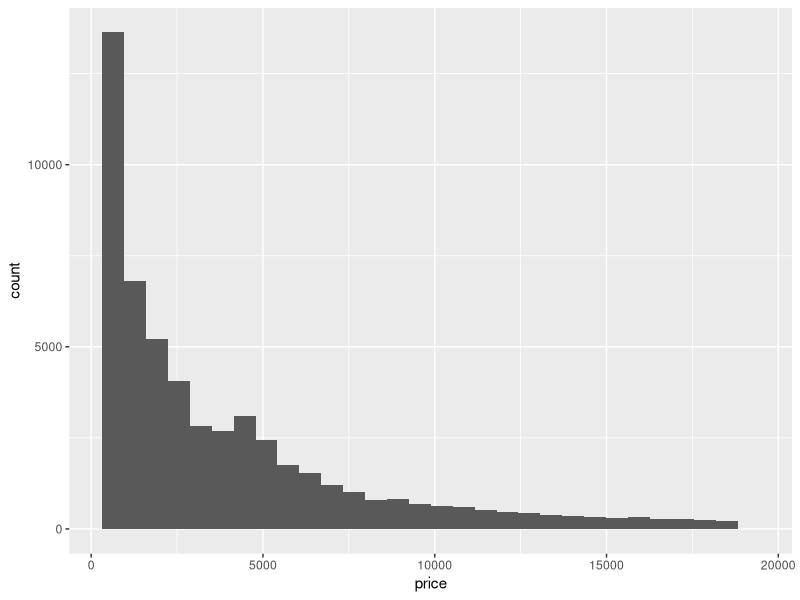

Here is the R script that generated this plot:
## ---- chunk 1
knitr::opts_chunk$set(cache=TRUE)
## ---- chunk 2
x <- 3
x*7
## ---- chunk 3
library(ggplot2)
ggplot(diamonds, aes(x=price)) + geom_histogram()
